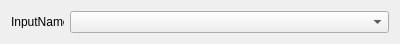
<?xml version="1.0" encoding="UTF-8"?>
<ui version="4.0">
 <class>Form</class>
 <widget class="QWidget" name="Form">
  <property name="geometry">
   <rect>
    <x>0</x>
    <y>0</y>
    <width>400</width>
    <height>38</height>
   </rect>
  </property>
  <property name="windowTitle">
   <string>Form</string>
  </property>
  <layout class="QHBoxLayout" name="horizontalLayout_2">
   <item>
    <widget class="QLabel" name="label">
     <property name="maximumSize">
      <size>
       <width>53</width>
       <height>13</height>
      </size>
     </property>
     <property name="text">
      <string>InputName</string>
     </property>
    </widget>
   </item>
   <item>
    <widget class="QComboBox" name="comboBox"/>
   </item>
  </layout>
 </widget>
 <resources/>
 <connections/>
</ui>
